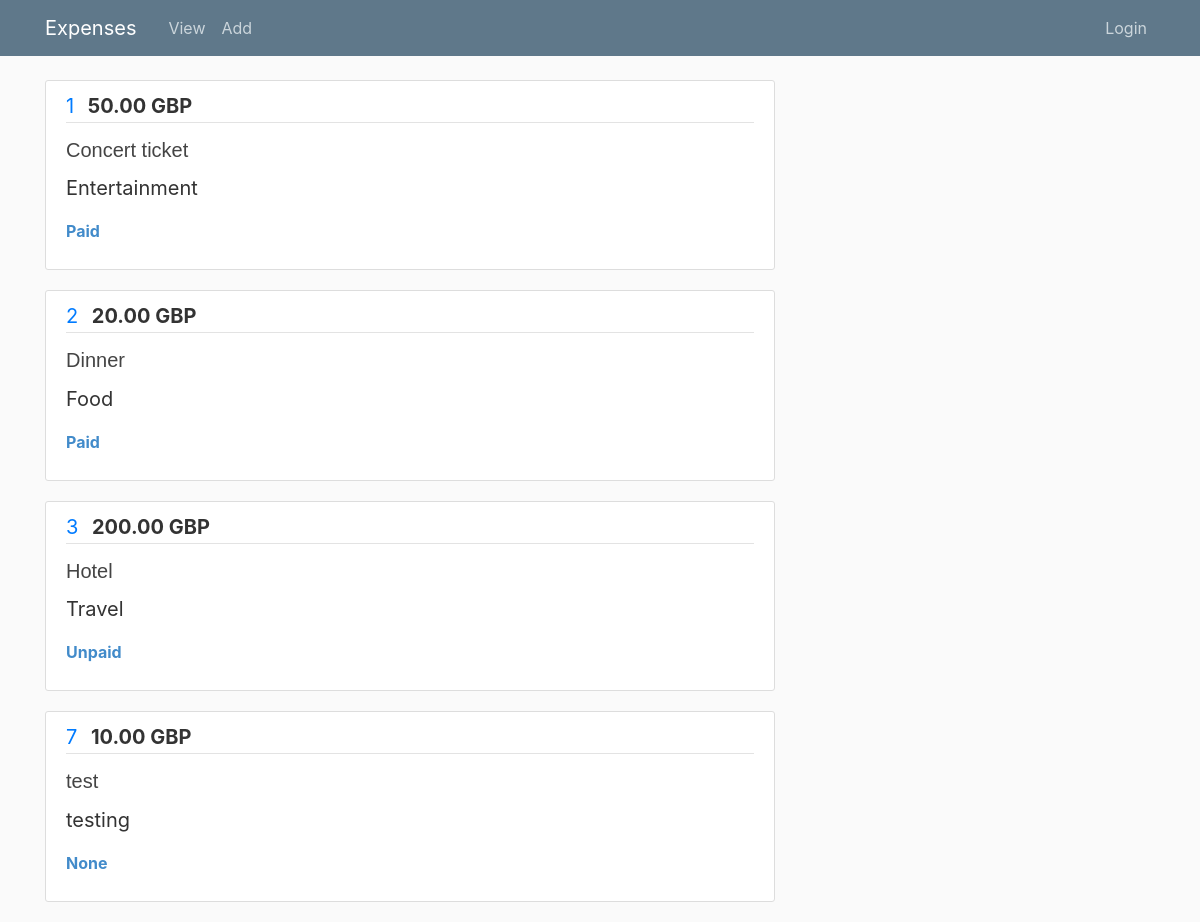
The page /1 on the database its author committed.
### expenses.py (models this page shows)
class Expense(db.Model):
    id = db.Column(db.Integer, index=True, primary_key=True)
    amount = db.Column(db.Integer, index=True)
    description = db.Column(db.String, index=True)
    category = db.Column(db.String, index=True)
    repaid = db.Column(db.String, index=True)
    userId = db.Column(db.Integer, db.ForeignKey('user.id'))

### expenses.py (the view)
@app.route("/<int:user_id>", methods=["GET"])
def home(user_id):
    user = User.query.filter_by(id=user_id).first()
    if user is None:
        return "User not found", 404
    expenses = Expense.query.filter_by(userId=user_id).all()
    return render_template("home.html", expenses=expenses, user_id=user_id)

### templates/home.html
{% extends 'layout.html' %}
{% block content %}
{% for expense in expenses %}
    <article class="media content-section">
        <div class="media-body">
            <div class="article-metadata">
            <a class="mr-2" href="{{ url_for("update", user_id=user_id, expense_id=expense.id)}}">{{ expense.id }}</a>
            <small class="text-muted1">{{ '{:.2f}'.format(expense.amount) }} GBP</small>
            </div>
            <h2><a class="article-title" >{{ expense.description }}</a></h2>
            <p class="article-content">{{ expense.category }}</p>
            <p class="article-content-2">{{ expense.repaid }}</p>
        </div>
</article>
{% endfor %}
{% endblock content %}

### templates/layout.html (shortened to what this page needs)
<!DOCTYPE html>
<html>
<head>
    <link rel="stylesheet" href="https://maxcdn.bootstrapcdn.com/bootstrap/4.0.0/css/bootstrap.min.css">
    <link rel="stylesheet" type="text/css" href="{{ url_for('static', filename='main.css') }}">
</head>
<body>
    <header class="site-header">
    <nav class="navbar navbar-expand-md navbar-dark bg-steel fixed-top">
        <div class="container">
          <a class="navbar-brand mr-4" href="{{ url_for("home", user_id=user_id) }}">Expenses</a>
          <div class="collapse navbar-collapse" id="navbarToggle">
            <div class="navbar-nav mr-auto">
              <a class="nav-item nav-link" href="{{ url_for("home", user_id=user_id) }}">View</a>
              <a class="nav-item nav-link" href="{{ url_for("add_expense", user_id=user_id)}}">Add</a>
            </div>
            <div class="navbar-nav">
              <a class="nav-item nav-link" href="{{ url_for("login")}}">Login</a>
            </div>
          </div>
        </div>
      </nav>
    </header>
    <main role="main" class="container">
      <div class="row">
        <div class="col-md-8">
          {% block content %}{% endblock %}
        </div>
      </div>
    </main>
</body>
</html>

### static/main.css (style rules this page uses)
body { background: #fafafa; color: #333333; margin-top: 5rem; }
h1, h2, h3, h4, h5, h6 { color: #444444; }
.bg-steel { background-color: #5f788a; }
.site-header .navbar-nav .nav-link { color: #cbd5db; }
.content-section { background: #ffffff; padding: 10px 20px; border: 1px solid #dddddd; border-radius: 3px; margin-bottom: 20px; }
.article-title { color: #444444; font-size: 20px; font-family: Verdana, Geneva, Tahoma, sans-serif; }
.article-content { white-space: pre-line; font-size: 20px; }
.article-metadata { padding-bottom: 1px; margin-bottom: 4px; border-bottom: 1px solid #e3e3e3; font-size: 20px; }
.text-muted1 { font-size: 20px; font-weight: bold; }
.article-content-2 { font-weight: bold; color: #428bca; }

### rows shown on the page
Expense: id "1", amount "50.00", description "Concert ticket", category "Entertainment", repaid "Paid"
Expense: id "2", amount "20.00", description "Dinner", category "Food", repaid "Paid"
Expense: id "3", amount "200.00", description "Hotel", category "Travel", repaid "Unpaid"
Expense: id "7", amount "10.00", description "test", category "testing", repaid "None"
